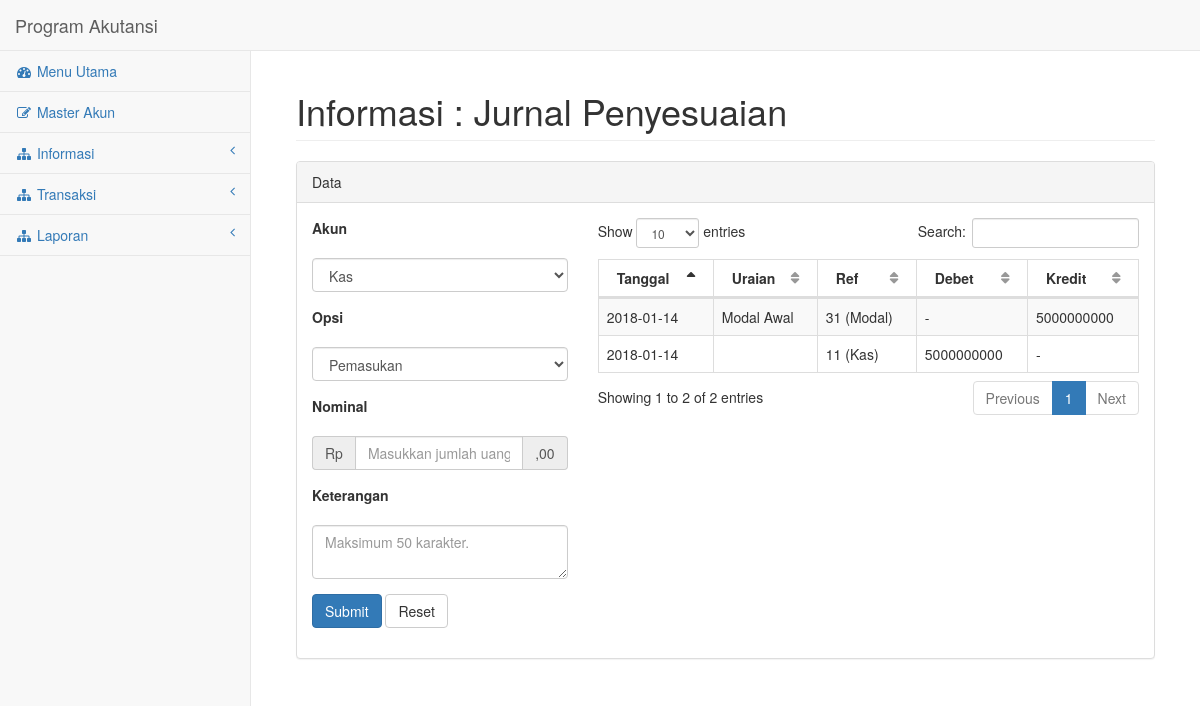
The app's page /informasi/penyesuaian.php with its own data.
### tables this page shows
CREATE TABLE IF NOT EXISTS `jurnal` (
  `no_transaksi` int(10) NOT NULL AUTO_INCREMENT,
  `tanggal` date NOT NULL,
  `no_periode` int(11) NOT NULL,
  `no_akun` varchar(2) NOT NULL,
  `nama_akun` varchar(20) NOT NULL,
  `uraian` varchar(50) NOT NULL,
  `debet` float NOT NULL,
  `kredit` float NOT NULL,
  PRIMARY KEY (`no_transaksi`)
);

### informasi/penyesuaian.php (the view, shortened to what this page needs)
<!DOCTYPE html>
<html lang="en">
<head>
    <link href="../assets/bower_components/bootstrap/dist/css/bootstrap.min.css" rel="stylesheet">
    <link href="../assets/bower_components/metisMenu/dist/metisMenu.min.css" rel="stylesheet">
    <link href="../assets/bower_components/datatables-plugins/integration/bootstrap/3/dataTables.bootstrap.css" rel="stylesheet">
    <link href="../assets/bower_components/datatables-responsive/css/dataTables.responsive.css" rel="stylesheet">
    <link href="../assets/dist/css/sb-admin-2.css" rel="stylesheet">
    <link href="../assets/bower_components/font-awesome/css/font-awesome.min.css" rel="stylesheet" type="text/css">
</head>
<body>
    <div id="wrapper">
        <?php include('../elements/navbar.php');?>
        <div id="page-wrapper">
            <div class="container-fluid">
                <div class="row">
                    <div class="col-lg-12">
                        <h1 class="page-header">Informasi : Jurnal Penyesuaian</h1>
                    </div>
                </div>
                <div class="row">
                    <div class="col-lg-12">
                        <div class="panel panel-default">
                            <div class="panel-heading">
                                Data
                            </div>
                            <div class="panel-body">
                                <div class="row">
                                    <div class="col-lg-4">
                                        <form action="jurnal/insert.php" method="post">
                                        <div class="form-group">
                                            <label for="">Akun</label>
                                        </div>
                                        <div class="form-group">
                                            <select name="no_akun" class="form-control">
                                                <?php
                                                    $query=mysql_query("SELECT * FROM akun WHERE status=1") or die(mysql_error());
                                                    while ($row = mysql_fetch_array($query)){
                                                        echo '<option value='.$row['no_akun'].'>'.$row['nama_akun'].'</option>';
                                                    }
                                                ?>
                                            </select>
                                        </div>
                                        <div class="form-group">
                                            <label for="">Opsi</label>
                                        </div>
                                        <div class="form-group">
                                            <select name="opsi" class="form-control">
                                                <option value="1">Pemasukan</option>
                                            </select>
                                        </div>
                                        <div class="form-group">
                                            <label for="">Nominal</label>
                                        </div>
                                        <div class="form-group input-group">
                                            <span class="input-group-addon">Rp</span>
                                            <input type="text" name="nominal" class="form-control" placeholder="Masukkan jumlah uang" onkeypress='return event.charCode >= 48 && event.charCode <= 57'>
                                            <span class="input-group-addon">,00</span>
                                        </div>
                                        <div class="form-group">
                                            <label for="">Keterangan</label>
                                        </div>
                                        <div class="form-group">
                                            <textarea name="keterangan" class="form-control" placeholder="Maksimum 50 karakter."></textarea>
                                        </div>
                                        <div class="form-group">
                                            <input type="submit" class="btn btn-primary" value="Submit">
                                            <input type="reset" class="btn btn-default" value="Reset">
                                        </div>
                                        </form>
                                    </div>
                                    <div class="col-lg-8">
                                        <div class="dataTable_wrapper">
                                            <table class="table table-striped table-bordered table-hover" id="dataTables-example">
                                                <thead>
                                                    <tr>
                                                        <th>Tanggal</th>
                                                        <th>Uraian</th>
                                                        <th>Ref</th>
                                                        <th>Debet</th>
                                                        <th>Kredit</th>
                                                    </tr>
                                                </thead>
                                                <tbody>
                                                <?php
                                                        $query=mysql_query("select * from jurnal") or die(mysql_error());
                                                        while ($row = mysql_fetch_array($query))
                                                        {
                                                            echo  "<tr>";
                                                            echo "<td>".$row['tanggal']."</td>";
                                                            echo "<td>".$row['uraian']."</td>";
                                                            echo "<td>".$row['no_akun']." (".$row['nama_akun'].")</td>";
                                                            if($row['debet'] != 0){
                                                                echo "<td>".$row['debet']."</td>";
                                                            }else{
                                                                echo "<td>-</td>";
                                                            }
                                                            if($row['kredit'] != 0){
                                                                echo "<td>".$row['kredit']."</td>";
                                                            }else{
                                                                echo "<td>-</td>";
                                                            }
                                                        }
                                                        ?>
                                                </tbody>
                                            </table>
                                        </div>
                                    </div>
                                </div>
                            </div>
                        </div>
                    </div>
                </div>
            </div>
        </div>
    </div>
</body>
</html>

### records on screen
jurnal: tanggal "2018-01-14", uraian "Modal Awal", no_akun "31", nama_akun "Modal", kredit "5000000000"
jurnal: tanggal "2018-01-14", no_akun "11", nama_akun "Kas", debet "5000000000"

### other values on screen
form field no_akun "Kas"
